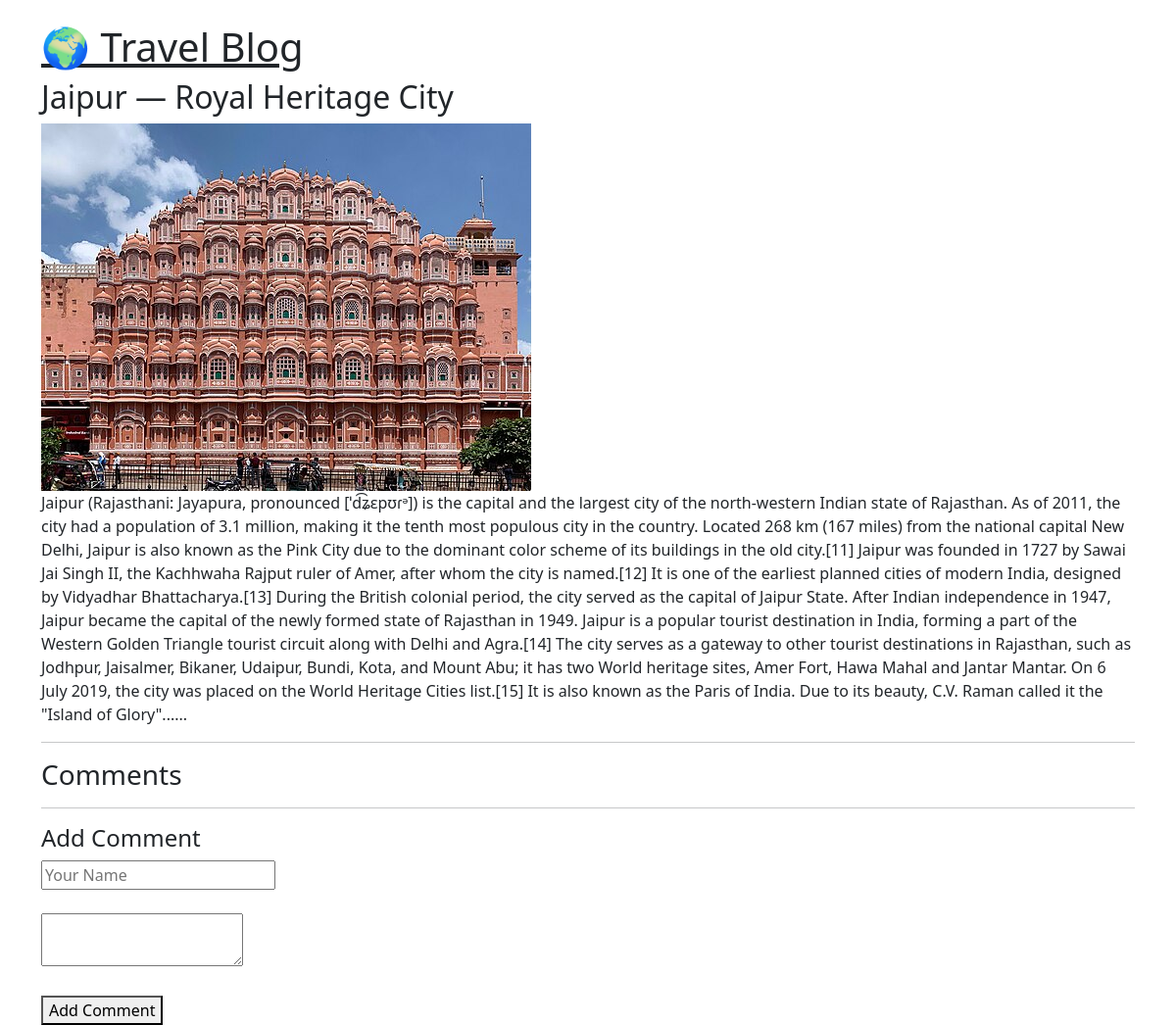
The page /post/8/ on the database its author committed.
### blog/models.py (models this page shows, shortened)
class Post(models.Model):
    author = models.ForeignKey(settings.AUTH_USER_MODEL, on_delete=models.CASCADE)
    title = models.CharField(max_length=200)
    text = models.TextField()
    image = models.ImageField(upload_to='post_images/', blank=True, null=True)
    created_date = models.DateTimeField(default=timezone.now)
    published_date = models.DateTimeField(blank=True, null=True)

### blog/views.py (the view)
# urls.py: path('post/<int:pk>/', views.post_detail, name='post_detail'),
def post_detail(request, pk):
    post = get_object_or_404(Post, pk=pk)
    if request.method == "POST":
        author = request.POST.get('author')
        text = request.POST.get('text')
        Comment.objects.create(post=post, author=author, text=text)
        return redirect('post_detail', pk=pk)
    return render(request, 'blog/post_detail.html', {'post': post})

### blog/templates/blog/post_detail.html (shortened to what this page needs)
{% extends 'blog/base.html' %}
{% block content %}
<h2>{{ post.title }}</h2>
{% if post.image %}
<img src="{{ post.image.url }}" width="500">
{% endif %}
<p>{{ post.text }}</p>
<hr>
<h3>Comments</h3>
<hr>
<h4>Add Comment</h4>
<form method="POST">
<input type="text" name="author" placeholder="Your Name" required><br><br>
<textarea name="text" required></textarea><br><br>
<button type="submit">Add Comment</button>
</form>
{% endblock %}

### rows shown on the page
Post: title "Jaipur — Royal Heritage City", image (picture), text "Jaipur (Rajasthani: Jayapura, pronounced [ˈd͡ʑɛpʊɾᵊ]) is the capital and the largest city of the north-western Indian state of Rajasthan. As of 2011, the city had a population of 3.1 million, making it the tenth most populous city in the country. Located 268 km (167 miles) from the national capital New Delhi, Jaipur is also known as the Pink City due to the dominant color scheme of its buildings in the old city.[11] Jaipur was founded in 1727 by Sawai Jai Singh II, the Kachhwaha Rajput ruler of Amer, after whom the city is named.[12] It is one of the earliest planned cities of modern India, designed by Vidyadhar Bhattacharya.[13] During the British colonial period, the city served as the…"
